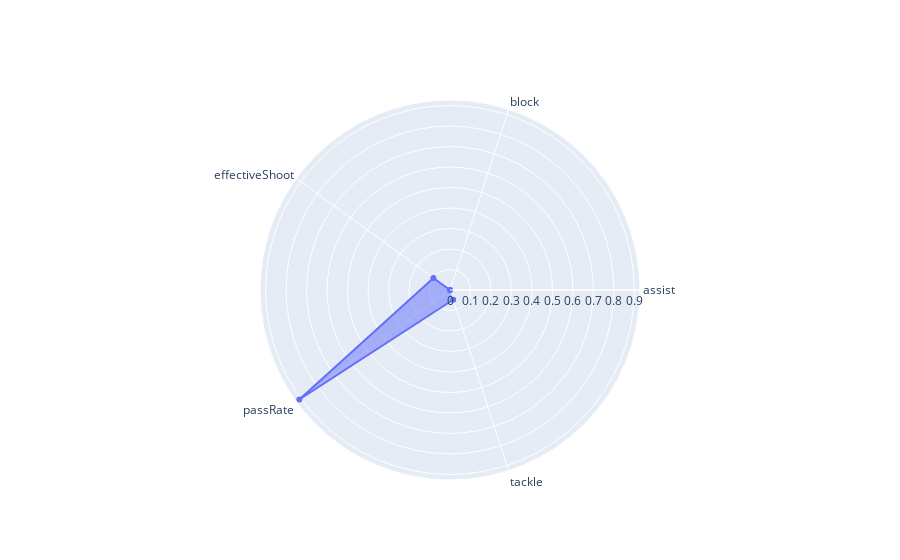

The notebook cell saved with this chart:
### Markdown cell above
오각형 모양의 선수 스탯 그래프 그리기 연습

### Code cell
data = [go.Scatterpolar(
    r = [test_gk['assist'].values[0],test_gk['block'].values[0], test_gk['effectiveShoot'].values[0],
         test_gk['passRate'].values[0],test_gk['tackle'].values[0]],
    
    theta = ['assist', 'block', 'effectiveShoot', 'passRate', 'tackle'],

    fill = 'toself')]


fig = go.Figure(data = data)
fig.update_layout(
  polar=dict(
    radialaxis=dict(
      visible=True
    ),
  ),
  showlegend=False
)

fig.show()

### Figure 1 — Plotly figure (JSON) as saved in the notebook; plotly's stock layout.template omitted (floating-point values rounded to 4 significant figures)
{"data": [{"fill": "toself", "r": [0, 0, 0.1, 0.9091, 0.05], "theta": ["assist", "block", "effectiveShoot", "passRate", "tackle"], "type": "scatterpolar"}], "layout": {"polar": {"radialaxis": {"visible": true}}, "showlegend": false}}
